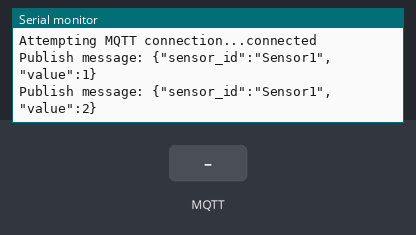
Simulated run of this sketch. Board: ESP8266 (NodeMCU). Shown: the last lines printed to the serial monitor. The inputs (shaded band) are chosen by the test bench. WiFi joins after 1.5 s; servers stay silent unless stated; random numbers use the default seed unless the sketch sets one; no MQTT or app messages arrive unless stated.

Above: at 2.7 s.
2.8 s: MQTT message "1" arrives on the first subscribed topic
At 3.4 s:
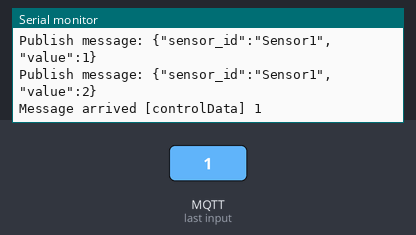
4.3 s: MQTT message "on" arrives on the first subscribed topic
At 4.49 s:
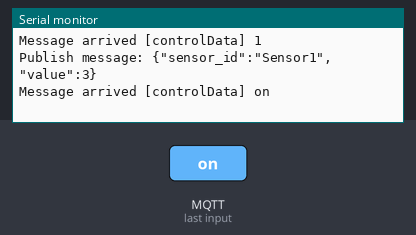
5.8 s: MQTT message "off" arrives on the first subscribed topic
At 6.2 s:
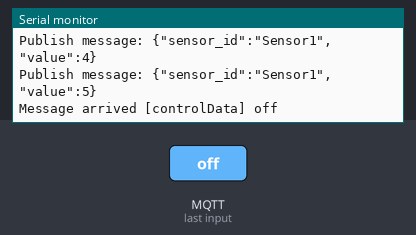
Timing chart, 0 to 8.8 s (numbered marks = the images above; inputs shaded):
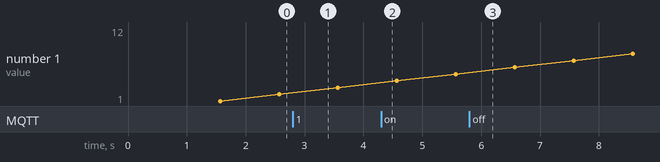

Measured:
- after the input at 2.8 s, the serial monitor: prints a new line at once (image 1)
- after the input at 4.3 s, the serial monitor: prints a new line at once (image 2)
- after the input at 5.8 s, the serial monitor: prints a new line at once (image 3)

The sketch:

IoT_Node.ino
```cpp
#include <ESP8266WiFi.h>
#include <PubSubClient.h>

const char* ssid = "HuyTus";
const char* password = "10012002";
const char* mqtt_server = "test.mosquitto.org"; //Initial MQTT broker

WiFiClient espClient; //Object
PubSubClient client(espClient); //Object
unsigned long lastMsg = 0;
#define MSG_BUFFER_SIZE	(50)
char msg[MSG_BUFFER_SIZE];
int value = 0;
int count = 0;

void setup_wifi() {
  delay(10);
  // We start by connecting to a WiFi network
  Serial.println();
  Serial.print("Connecting to ");
  Serial.println(ssid);

  WiFi.mode(WIFI_STA); // Mode user - standalone
  WiFi.begin(ssid, password);

  while (WiFi.status() != WL_CONNECTED) {
    delay(500);
    Serial.print(".");
  }

  randomSeed(micros());

  Serial.println("");
  Serial.println("WiFi connected");
  Serial.println("IP address: ");
  Serial.println(WiFi.localIP());
}

void callback(char* topic, byte* payload, unsigned int length) {
  Serial.print("Message arrived [");
  Serial.print(topic);
  Serial.print("] ");
  for (int i = 0; i < length; i++) {
    Serial.print((char)payload[i]);
  }
  Serial.println();
}

void reconnect() {
  // Loop until we're reconnected
  while (!client.connected()) {
    Serial.print("Attempting MQTT connection...");
    // Create a random client ID
    String clientId = "ESP8266Client-";
    clientId += String(random(0xffff), HEX);
    // Attempt to connect
    if (client.connect(clientId.c_str())) {
      Serial.println("connected");
      // Once connected, publish an announcement...
      client.publish("sensingData", "hello IoT Gateway...");
      // ... and resubscribe
      client.subscribe("controlData");
    } else {
      Serial.print("failed, rc=");
      Serial.print(client.state());
      Serial.println(" try again in 5 seconds");
      // Wait 5 seconds before retrying
      delay(5000);
    }
  }
}

void setup() {
  Serial.begin(115200);
  setup_wifi();
  client.setServer(mqtt_server, 1883); // default port
  client.setCallback(callback);
}

void loop() {
  if (!client.connected()) {
    reconnect();
  }
  client.loop();

  unsigned long now = millis();
  if (now - lastMsg > 1000) {
    lastMsg = now;
    ++value;
    snprintf(msg, MSG_BUFFER_SIZE, "{\"sensor_id\":\"Sensor1\",\"value\":%d}", value);
    Serial.print("Publish message: ");
    Serial.println(msg);
    client.publish("sensingData", msg);
  }
}
```
